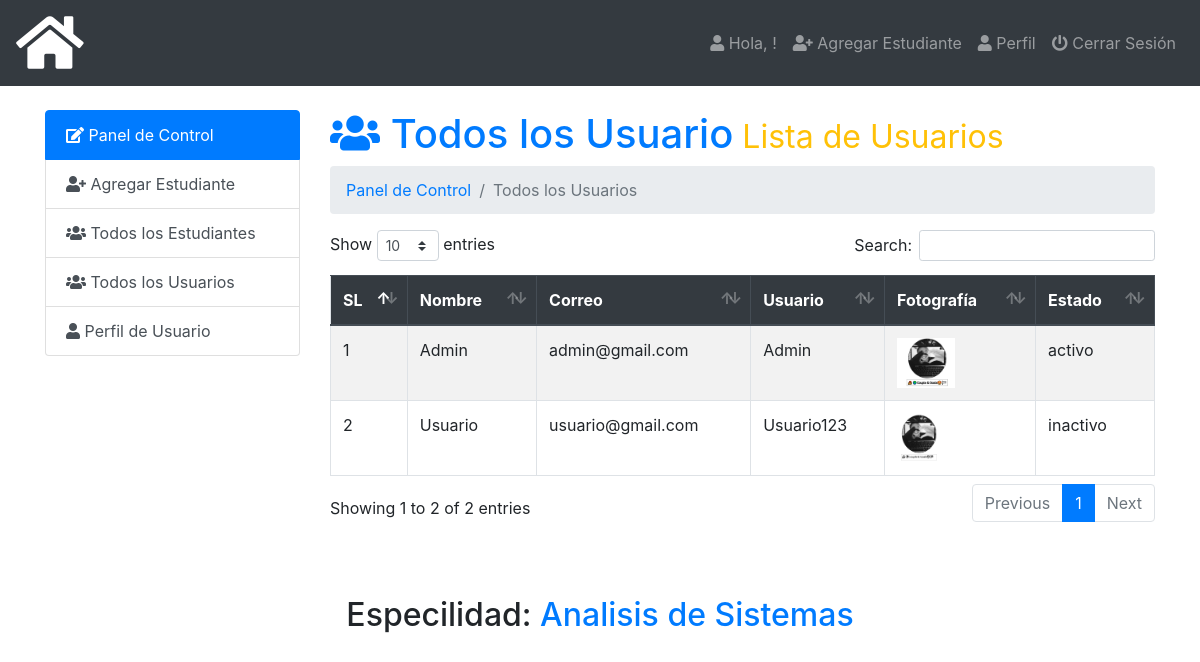
The app's page /admin/index.php?page=all-users (signed in) with its own data.
### tables this page shows
CREATE TABLE `usuario` (
  `id` int(5) NOT NULL,
  `nombre` varchar(50) NOT NULL,
  `email` varchar(50) NOT NULL,
  `nombre_usuario` varchar(50) NOT NULL,
  `password` varchar(100) NOT NULL,
  `photo` varchar(50) NOT NULL,
  `estado_usuario` varchar(12) NOT NULL,
  `datetime` timestamp NOT NULL DEFAULT current_timestamp()
);

### admin/all-users.php (the view, shortened to what this page needs)
<h1 class="text-primary"><i class="fas fa-users"></i>  Todos los Usuario<small class="text-warning"> Lista de Usuarios</small></h1>
<nav aria-label="breadcrumb">
  <ol class="breadcrumb">
     <li class="breadcrumb-item" aria-current="page"><a href="index.php">Panel de Control </a></li>
     <li class="breadcrumb-item active" aria-current="page">Todos los Usuarios</li>
  </ol>
</nav>
<table class="table  table-striped table-hover table-bordered" id="data">
  <thead class="thead-dark">
    <tr>
      <th scope="col">SL</th>
      <th scope="col">Nombre</th>
      <th scope="col">Correo</th>
      <th scope="col">Usuario</th>
      <th scope="col">Fotografía</th>
      <th scope="col">Estado</th>
    </tr>
  </thead>
  <tbody>
    <?php
      $query=mysqli_query($db_con,'SELECT * FROM `usuario`');
      $i=1;
      while ($result = mysqli_fetch_array($query)) { ?>
      <tr>
        <?php
        echo '<td>'.$i.'</td>
          <td>'.ucwords($result['nombre']).'</td>
          <td>'.$result['email'].'</td>
          <td>'.ucwords($result['nombre_usuario']).'</td>
          <td><img src="images/'.$result['photo'].'" height="50px"></td>
          <td>'.$result['estado_usuario'].'</td>';?>
      </tr>
     <?php $i++;} ?>
  </tbody>
</table>

### records on screen
usuario: nombre "Admin", email "admin@gmail.com", nombre_usuario "Admin", photo (picture), estado_usuario "activo"
usuario: nombre "Usuario", email "usuario@gmail.com", nombre_usuario "Usuario123", photo (picture), estado_usuario "inactivo"
